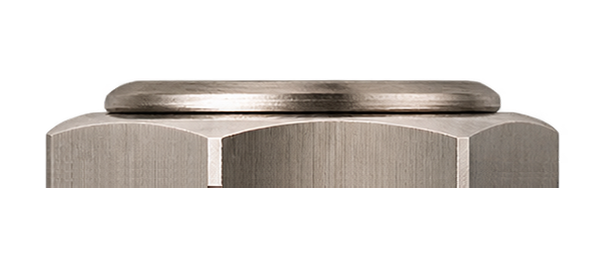
#> input picture assets/kit/jack_photo.png, 615 x 264 px
$ python make_art.py
#> lines starting #> are read from the running program, lines starting #| are printed output that depends on the picture
### tools/photo_controls.py
"""
Strong Pickle (NINE HANDS | DSP, repris de Screamer / Darkbass) - commandes d'apres les photos fournies par l'utilisateur (nov. 2026) :
  assets/kit/knob_photo.png        potard noir en aluminium tourne (reflets coniques), repere blanc
  assets/kit/footswitch_photo.png  footswitch : ecrou hexagonal texture + bouton en metal tourne

Potard : le repere blanc de la photo est efface (interpolation angulaire a rayon constant, le long des stries
du metal tourne), pour que seul le repere dessine par le plugin tourne et que les reflets restent fixes.
Les deux sprites recoivent une ombre portee (vers le bas a droite) et une ombre de contact d'apres leur canal alpha
(lumiere en haut a gauche, comme le reste de la pedale).
"""
import os
import numpy as np, cv2
from PIL import Image

HERE = os.path.dirname(os.path.abspath(__file__))
KIT = os.path.join(os.path.dirname(HERE), 'assets', 'kit')

KNOB_C, KNOB_RPX = (437.0, 419.5), 350.0          # centre et rayon exterieur du potard dans la photo (px)
IND_R0, IND_R1, IND_W = 0.45, 0.97, 0.034          # repere de la photo : rayons debut / fin et demi-largeur (x rayon)
FS_C, FS_FLATS_PX, FS_BTN_PX = (625.5, 618.0), 718.0, 272.0   # footswitch : centre, distance entre plats, rayon du bouton


def _load(name):
#> called with name = 'jack_photo.png'
    return np.asarray(Image.open(os.path.join(KIT, name)).convert('RGBA')).astype(np.float32)


def _shift(a, dx, dy):
    return cv2.warpAffine(a, np.float32([[1, 0, dx], [0, 1, dy]]), (a.shape[1], a.shape[0]), borderValue=0)


# [81 lines left out: functions _place, _with_shadow, knob_clean, knob_sprite, footswitch_sprite, not called in this run]


# [8 lines that do not run on import are left out]


# ------------------------------------------------------------------ embase jack (photo fournie par l'utilisateur, nov. 2026)
# assets/kit/jack_photo.png : ecrou hexagonal + rondelle vus de profil, rondelle en haut ; le bord bas (coupe nette)
# est la face collee au boitier. Sur la pedale : IN a droite, OUT a gauche, rondelle vers l'exterieur.
JACK_BOX = (46, 558, 80, 188)                    # x0, x1, y0, y1 de l'objet dans la photo (px)

def jack_sprite(length_units, AS, side):
    """side = +1 (tranche droite, IN) ou -1 (tranche gauche, OUT). Renvoie (rgba float, largeur, hauteur en unites) ;
    le bord colle au boitier est a gauche (side +1) ou a droite (side -1) du sprite."""
    im = _load('jack_photo.png')
    x0, x1, y0, y1 = JACK_BOX
    crop = im[y0:y1, x0:x1]
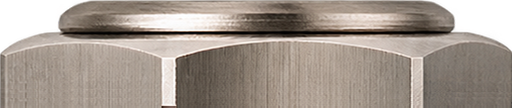
#> crop: shape (108, 512, 4) float32; mean R, G, B, A 150.9, 137.2, 125.4, 229.9; transparent parts drawn white
    # rotation d'un quart de tour (jamais de miroir) : face boitier (bas de la photo) vers le boitier
    rot = np.rot90(crop, k=-1 if side > 0 else 1).copy()       # k=-1 : horaire (bas -> gauche) ; k=1 : anti-horaire (bas -> droite)
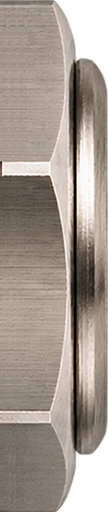
#> rot: shape (512, 108, 4) float32; mean R, G, B, A 150.9, 137.2, 125.4, 229.9; transparent parts drawn white
    h, w = rot.shape[:2]
#> h = 512; w = 108
    k = length_units * AS / h
#> k = 0.41
    n_w, n_h = max(1, int(round(w * k))), int(round(h * k))
#> n_w = 44; n_h = 210
    pm = rot.copy(); pm[..., :3] *= pm[..., 3:4] / 255.0
    small = cv2.resize(pm, (n_w, n_h), interpolation=cv2.INTER_AREA)
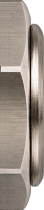
#> small: shape (210, 44, 4) float32; mean R, G, B, A 138.9, 128.1, 118.8, 229.9; transparent parts drawn white
    a = np.clip(small[..., 3] / 255.0, 0, 1)
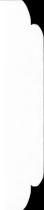
#> a: shape (210, 44) float32; min 0, max 1, mean 0.902
    rgb = np.where(a[..., None] > 1e-4, small[..., :3] / np.maximum(a, 1e-4)[..., None], 0)
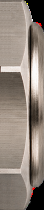
#> rgb: shape (210, 44, 3) float32; mean R, G, B 143.2, 131.6, 122.1; drawn with min black and max white
    # lumiere de la pedale (haut gauche) : le haut de l'ecrou un peu plus clair, le bas un peu plus sombre
    g = np.linspace(1.08, 0.86, n_h)[:, None, None]
    rgb = np.clip(rgb * g, 0, 255)
    return np.dstack([rgb, a * 255]).astype(np.float32), n_w / AS, n_h / AS


# ------------------------------------------------------------------ LED (photo fournie par l'utilisateur, nov. 2026)
# assets/kit/led_photo.png : LED rouge a lentille facettee dans une bague metal. On ne garde que la lentille
# (et son joint sombre), sans la bague metal, recoloree en bleu ; l'etat eteint garde les facettes, lentille sombre.
LED_C, LED_RPX = (623.0, 672.5), 316.0           # photo LED fournie nov. 2026 (lentille alveolee, sans bague)

# [48 lines left out: function led_sprites, not called in this run]

### tools/make_art.py
"""
NGATE (NINE HANDS | DSP) - visuel du plugin v2 (nov. 2026) : pedale simple, 1800 px de haut, plein cadre.

Pieces (toutes photographiques) :
  src_art/facade.png   facade noire usee vide (fournie par l'utilisateur, nov. 2026)
  src_art/knob.png     gros potard alu brosse, rainure vers le haut (fourni par l'utilisateur)
  src_art/button.png   bouton poussoir noir dans sa bague (LEARN / BASS, fourni par l'utilisateur)
  src_art/design_v1.png  ancien visuel : seulement les 4 vis d'angle (gardees a la demande de l'utilisateur)
  assets/kit/*         kit NINE HANDS | DSP : jacks, inverseur, footswitch, LED
Textes, graduations, lettres NGATE en relief et logo : vectoriels, dessines par le plugin (Layout.h).
Une seule lumiere : en haut a gauche (ombres vers le bas a droite).

Repere du plugin = image / 2 (unites). Sorties a la racine du depot :
  background.png      fond RGBA (facade, vis, plaque, fenetre, potard eclaire fixe, boutons, LED eteintes,
                      footswitch, jacks) ; transparent seulement autour des jacks et dans les coins arrondis
  knob_top.png        usure + index du potard (calques fournis), qui tournent avec le potard
  led_green_on.png / led_orange_on.png, glow_green.png / glow_orange.png (calques alpha : lumiere ajoutee)
  toggle_strip.png    inverseur haut / milieu / bas (kit)
  Layout.h, tools/layout.json, design/preview_art.png
"""
import os, sys, math, json
import numpy as np, cv2
from PIL import Image, ImageDraw, ImageFont

HERE = os.path.dirname(os.path.abspath(__file__))
ROOT = os.path.dirname(HERE)
sys.path.insert(0, HERE)
import photo_controls as PC
import toggle_photo as TP
import toggle_h as TH

AS = 2                                    # pixels par unite
OUT_H = 1800
BW_PX = 1130                              # largeur du boitier (proportions de la facade fournie)
JACK_LEN = 105.0
_j = PC.jack_sprite(JACK_LEN, AS, 1)
JP_PX = _j[0].shape[1]                    # saillie d'une embase (px)
#> JP_PX = 44
# la facade photo a une tranche sombre (flanc du boitier) plus large a droite qu'a gauche : les embases s'appuient
# sur le flanc, sans recouvrir l'arete claire usee
OUT_OV, IN_OV = 3, 9
BXP = JP_PX - OUT_OV                      # x du boitier dans l'image (px)
#> BXP = 41
W = BXP + BW_PX - IN_OV + JP_PX
#> W = 1206
H = OUT_H
BX0, BW, BH = BXP / AS, BW_PX / AS, H / AS
#> BX0 = 20.5; BW = 565; BH = 900
CX = BX0 + BW / 2
#> CX = 303
print('image', W, 'x', H, 'saillie jack', JP_PX)
#| image 1206 x 1800 saillie jack 44

# ancien visuel (design_v1, boitier x 134.5 + 846.5, y 19 + 1347) -> nouveau repere
DX = lambda x: BX0 + (x - 134.5) * (BW / 846.5)
DY = lambda y: (y - 19.0) * (BH / 1347.0)

# ------------------------------------------------------------------ disposition (unites)
SCREWS = [((DX(184.5), DY(56.25)), (184.5, 56.25)), ((DX(933.25), DY(53.75)), (933.25, 53.75)),
          ((DX(179.5), DY(1323.75)), (184.5, 56.25)), ((DX(939.25), DY(1326.25)), (933.25, 53.75))]
SCREW_R_SRC = 21.5                         # rayon de la vis dans design_v1 (px)
PLATE = (DX(195), DY(68), DX(493) - DX(195), DY(161) - DY(68))
PLATE_R, PLATE_T = 6.0, 3.0
WIN = (DX(692), DY(73), DX(921) - DX(692), DY(152) - DY(73))
KNOB = (CX, 330.0)
#> KNOB = (303, 330)
CAP_R = 143.6                              # rayon du chapeau alu
DOTS_R, N_DOTS, DOT_A = 174.0, 31, 133.85
LEARN = (DX(865), DY(272)); BASS = None
BTN_R = 26.0                               # rayon exterieur de la bague des boutons
TOG = (CX, DY(825)); TOG_R = 21.0; TOG_S = TOG_R * 3.6
#> after `TOG = (CX, DY(825))`: TOG = (303, 538.5)
ROW_Y = 640.0
OPEN_LED, GATE_LED = (DX(357), ROW_Y), (DX(756.5), ROW_Y)
BASS = (CX, ROW_Y)
LED_LENS = 9.0
PRESET = (CX - 200.0, 694.0, 400.0, 38.0)
FS = (CX, 792.0); FS_FLATS = 88.0
LOGO_C, LOGO_W = (CX, 870.0), 160.0
JACK_Y = DY(605)

# ------------------------------------------------------------------ outils
YY, XX = np.mgrid[0:H, 0:W].astype(np.float32)
UX, UY = (XX + 0.5) / AS, (YY + 0.5) / AS
L = np.array([-0.46, -0.62, 0.64]); L /= np.linalg.norm(L)
V = np.array([0.0, 0.0, 1.0]); HV = (L + V) / np.linalg.norm(L + V)

# [33 lines left out: functions rrect_sd, over, place, shadowed, not called in this run]

def disc(c, r):
    return np.clip((r - np.hypot(UX - c[0], UY - c[1])) * AS, 0, 1)

def load(p):
#> (the run stopped early here; a loop or call above may not have finished)

$ run again, with design/source/src_art/knob.png copied over assets/kit/jack_photo.png
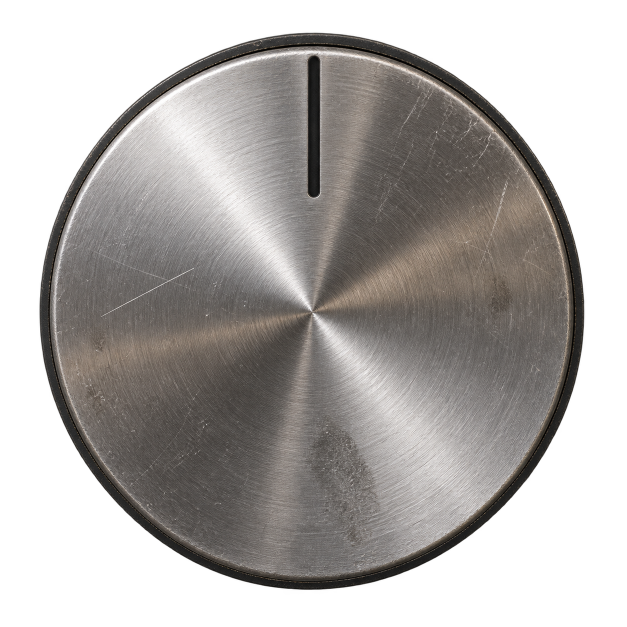
#> input picture design/source/src_art/knob.png, 1254 x 1254 px (shown at 1/2 size)
#> in jack_sprite, `rot = np.rot90(crop, k=-1 if side > 0 else 1).copy()`:
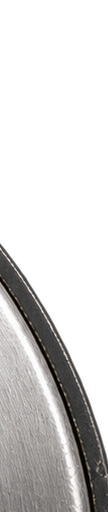
#> rot: shape (512, 108, 4) float32; mean R, G, B, A 49.1, 47.8, 47, 88.3; transparent parts drawn white
#> in jack_sprite, `rgb = np.clip(rgb * g, 0, 255)`:
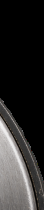
#> rgb: shape (210, 44, 3) float64; mean R, G, B 44.9, 43.7, 42.9
#| image 1206 x 1800 saillie jack 44
